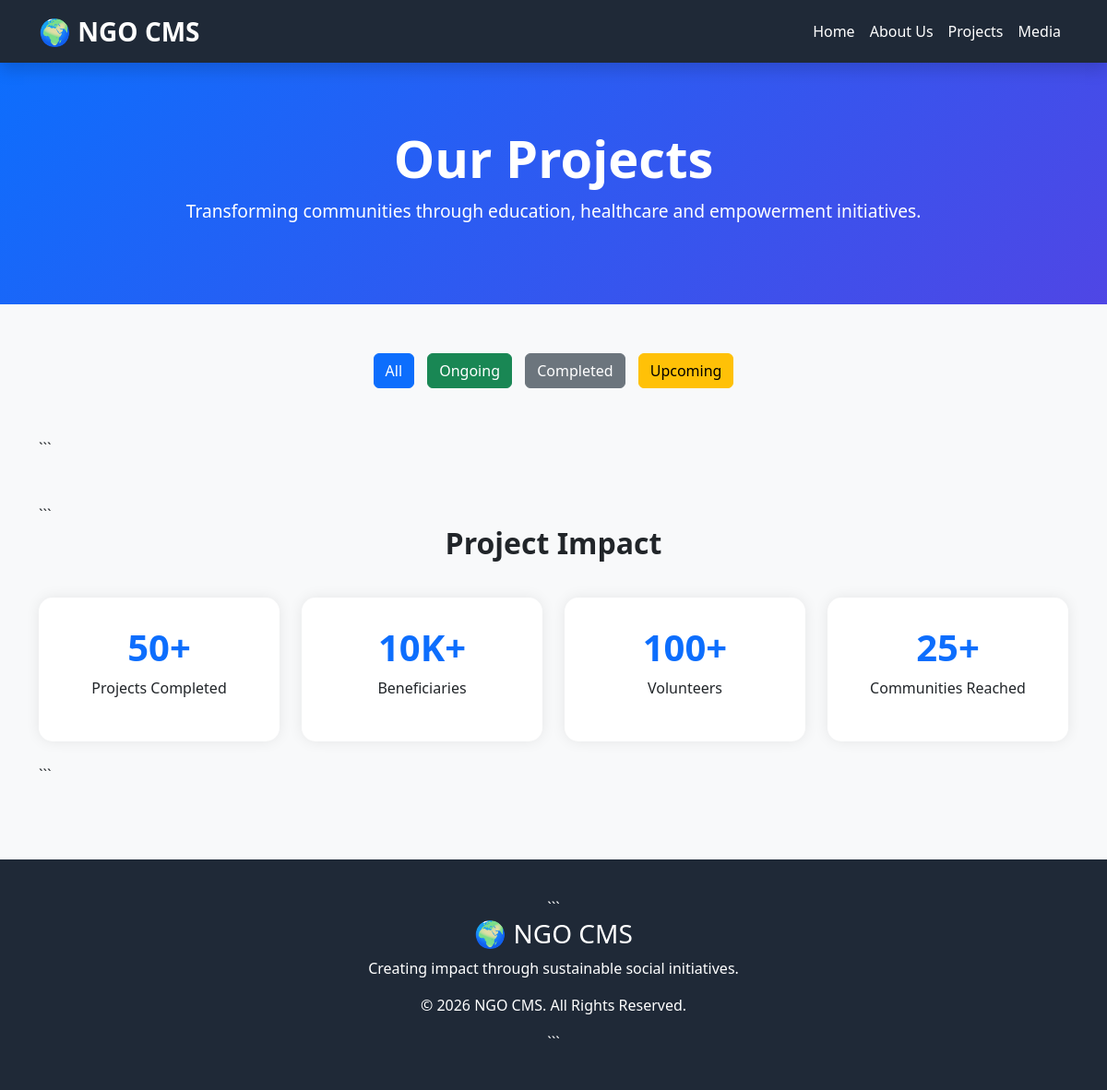
The page /projects/?status=Ongoing on the database as committed earlier.
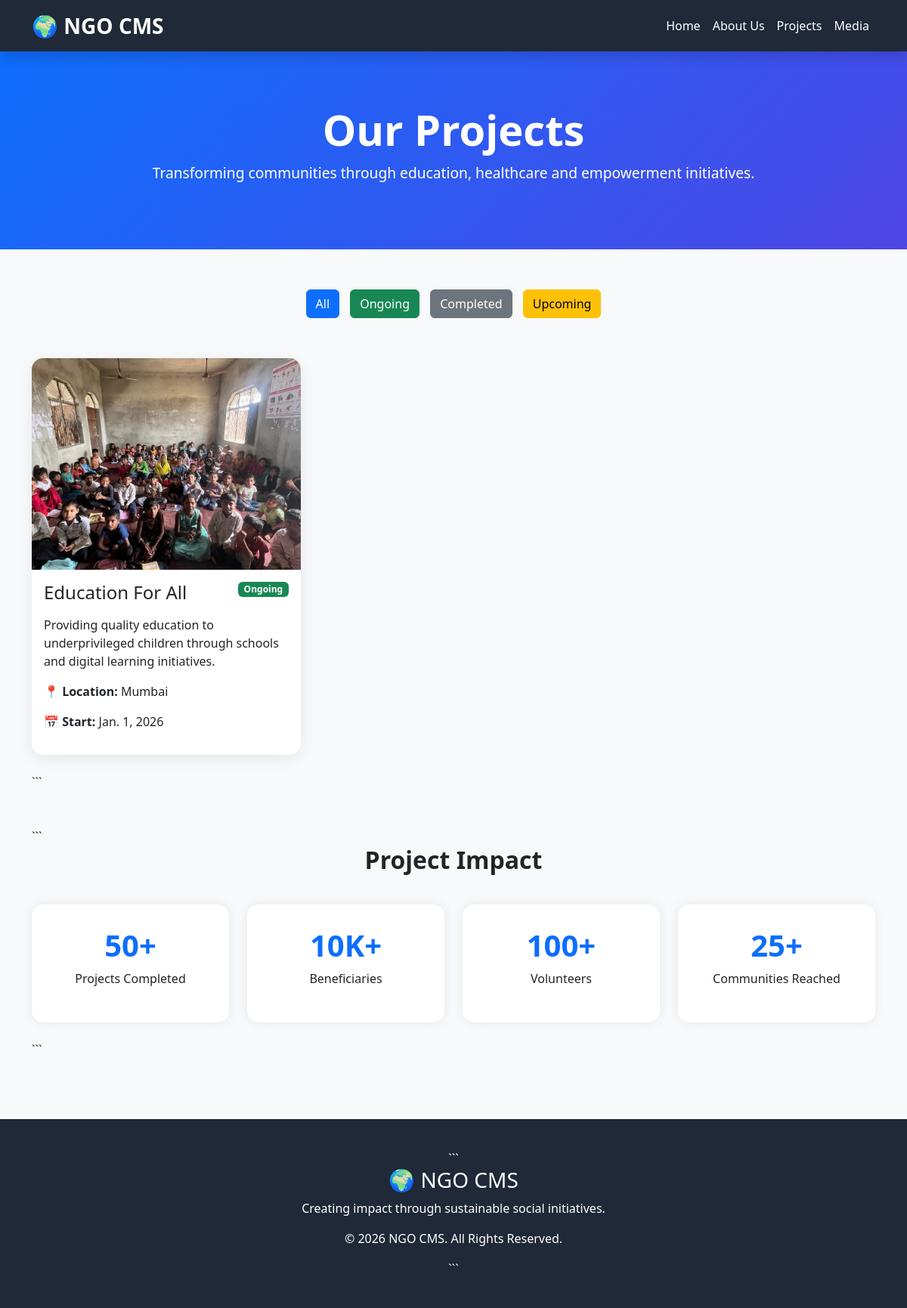
The same page on the database as committed later.
### home/models.py (models this page shows, shortened)
class Project(models.Model):
    STATUS_CHOICES = (
        ('Ongoing', 'Ongoing'),
        ('Completed', 'Completed'),
        ('Upcoming', 'Upcoming'),
    )
    title = models.CharField(max_length=255)
    description = models.TextField()
    status = models.CharField(max_length=20, choices=STATUS_CHOICES)
    start_date = models.DateField(null=True, blank=True)
    end_date = models.DateField(null=True, blank=True)
    location = models.CharField(max_length=255, blank=True)
    image = models.ImageField(upload_to='projects/')

### home/views.py (the view)
# urls.py: path('projects/', projects, name='projects'),
def projects(request):
    status = request.GET.get('status')
    if status:
        project_list = Project.objects.filter(status=status)
    else:
        project_list = Project.objects.all()
    context = {
        'projects': project_list,
    }
    return render(request, 'project.html', context)

### templates/project.html (shortened to what this page needs)
<!DOCTYPE html>
<html lang="en">
<head>
<link href="https://cdn.jsdelivr.net/npm/bootstrap@5.3.3/dist/css/bootstrap.min.css" rel="stylesheet">
</head>
<body>
<nav class="navbar navbar-expand-lg navbar-dark shadow">
    <div class="container">
    <a class="navbar-brand fw-bold fs-3" href="/">
        🌍 NGO CMS
    </a>
    <div class="navbar-nav ms-auto">
    <a class="nav-link text-white" href="/">Home</a>
    <a class="nav-link text-white" href="/about/">About Us</a>
    <a class="nav-link text-white" href="/projects/">Projects</a>
    <a class="nav-link text-white" href="/media/">Media</a>
</div>
</div>
</nav>
<section class="hero">
    <div class="container">
        <h1>Our Projects</h1>
        <p>
            Transforming communities through education,
            healthcare and empowerment initiatives.
        </p>
    </div>
</section>
<div class="container my-5">
<div class="text-center mb-5">
    <a href="/projects/" class="btn btn-primary filter-btn">All</a>
    <a href="/projects/?status=Ongoing"
       class="btn btn-success filter-btn">Ongoing</a>
    <a href="/projects/?status=Completed"
       class="btn btn-secondary filter-btn">Completed</a>
    <a href="/projects/?status=Upcoming"
       class="btn btn-warning filter-btn">Upcoming</a>
</div>
<div class="row">
    {% for project in projects %}
    <div class="col-lg-4 col-md-6 mb-4">
        <div class="card project-card">
            <img src="{{ project.image.url }}" alt="{{ project.title }}">
            <div class="card-body">
                <div class="d-flex justify-content-between align-items-start mb-3">
                    <h4 class="mb-0">
                        {{ project.title }}
                    </h4>
                    {% if project.status == 'Ongoing' %}
                    <span class="badge bg-success">
                        Ongoing
                    </span>
                    {% elif project.status == 'Completed' %}
                    <span class="badge bg-secondary">
                        Completed
                    </span>
                    {% else %}
                    <span class="badge bg-warning text-dark">
                        Upcoming
                    </span>
                    {% endif %}
                </div>
                <p>
                    {{ project.description }}
                </p>
                <p>
                    <strong>📍 Location:</strong>
                    {{ project.location }}
                </p>
                <p>
                    <strong>📅 Start:</strong>
                    {{ project.start_date }}
                </p>
            </div>
        </div>
    </div>
    {% endfor %}
</div>
```
</div>
<div class="container my-5">
```
<h2 class="text-center section-title">
    Project Impact
</h2>
<div class="row">
    <div class="col-md-3 mb-4">
        <div class="stats-box">
            <h1>50+</h1>
            <p>Projects Completed</p>
        </div>
    </div>
    <div class="col-md-3 mb-4">
        <div class="stats-box">
            <h1>10K+</h1>
            <p>Beneficiaries</p>
        </div>
    </div>
    <div class="col-md-3 mb-4">
        <div class="stats-box">
            <h1>100+</h1>
            <p>Volunteers</p>
        </div>
    </div>
    <div class="col-md-3 mb-4">
        <div class="stats-box">
            <h1>25+</h1>
            <p>Communities Reached</p>
        </div>
    </div>
</div>
```
</div>
<footer>
```
<h3>🌍 NGO CMS</h3>
<p>
    Creating impact through sustainable social initiatives.
</p>
<p>
    © 2026 NGO CMS. All Rights Reserved.
</p>
```
</footer>
</body>
</html>

Rows that differ between the two databases and show on the page:
added Project: image (picture), title "Education For All", status "Ongoing", description "Providing quality education to underprivileged children through schools and digital learning initiatives.", location "Mumbai", start_date "Jan. 1, 2026"
